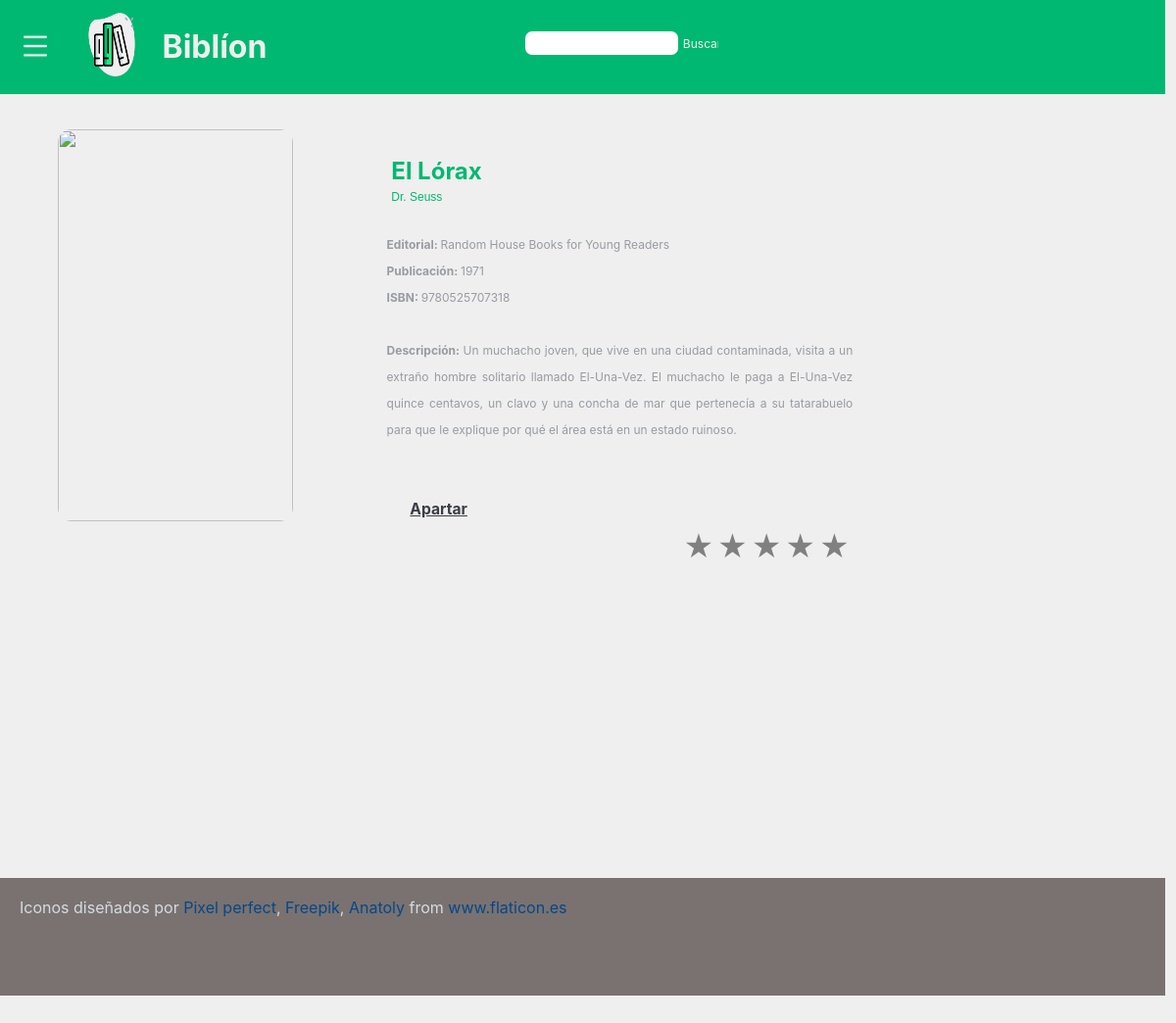
Page /book.php?titulo=El Lórax on the committed database.
### tables this page shows
CREATE TABLE IF NOT EXISTS `libros` (
  `ID` int(12) NOT NULL AUTO_INCREMENT,
  `Autor` varchar(255) NOT NULL,
  `Titulo` varchar(255) NOT NULL,
  `Editorial` varchar(255) NOT NULL,
  `Fecha` year(4) NOT NULL,
  `ISBN` varchar(13) NOT NULL,
  `Genero` varchar(255) NOT NULL,
  `Descripcion` text NOT NULL,
  PRIMARY KEY (`ID`)
);

### book.php (the view, shortened to what this page needs)
<html lang="es-MX">
    <head>
        <link rel="stylesheet" href="styles/book.css">
    </head>
    <?php
        $conexion = mysqli_connect("localhost", "Administrador", "9XRhqVbLCrSSnC1Z", "biblion" );
        $recibido =$_GET["titulo"];
        $sql = "SELECT `Autor`, `Titulo`, `Editorial`, `Fecha`, `ISBN`, `Descripcion` FROM `libros` WHERE Titulo = '$recibido'";
        $ejecucion = mysqli_query($conexion, $sql);
        $info = mysqli_fetch_array($ejecucion);
    ?>
    <body id="cuerpo">
            <header class="cabecera">
                <div class="btn-menu">
                    <label for="btn-menu" class="icon-menu"><img class="img-menu" src="images/menu.png" alt="menú" onclick="barra()"></label>
                    <a href="index.html">
                        <img class="icono" src="images/icono.png" alt="ícono">
                    </a>
                    <h1 class="nombre">Biblíon</h1>
                    <form action="book.php" method="POST" class="buscar" target="">
                       <input type="search" name="busqueda" list="" class="buscar-input" >
                       <input type="submit" value="Buscar" class="buscar-btn">
                    </form>
                    <ul class="login">
                        <li><a href="login.html" class="log-a">Iniciar Sesión</a></li><br>
                        <li><a href="sign-up.html" class="log-a">Registrarse</a></li>
                    </ul>
                </div>
            </header>
            <main>
            <img id="Img-libro" class="efectolupa" src="https://www.picarona.net/wp-content/uploads/2020/05/Las_aventuras_de_Pinocho.jpg">
                <article id="info-libro">
                    <?php
                    echo '<p id="titulo"><b>' . str_ireplace('&aacute;','a', $info['Titulo']) . '</b></p>';
                    echo '<p id="autor">' . str_ireplace('&aacute;','a', $info['Autor']) . '</p>';
                    echo '<p id="descripcion">';
                    echo '<b>Editorial: </b>';
                    echo str_ireplace('&aacute;','a', $info['Editorial']) ;
                    echo '<br><b>Publicación: </b>';
                    echo $info['Fecha'] ;
                    echo '<br><b>ISBN: </b>';
                    echo $info['ISBN'] ;
                    echo '<br><br><b>Descripción: </b>';
                    echo str_ireplace('&aacute;','a', $info['Descripcion']);
                    echo '</p>' ;
                    ?>
                    <a id="apartar" href="apartar.html">Apartar</a>
                    <form id="calific">
      		<p class="clasificacion">
        	<label for="radio1">★</label><label for="radio2">★</label><label for="radio3">★</label><label for="radio4">★</label><label for="radio5">★</label>
      		</p>
    				</form>
                    </article>
                </main>
            <footer>
                <p class="info">
                    Iconos diseñados por
                    <a href="https://www.flaticon.es/autores/pixel-perfect" title="Pixel perfect" class="footer-a">Pixel perfect</a>,
                    <a href="https://www.flaticon.es/autores/freepik" title="Freepik" class="footer-a">Freepik</a>,
                    <a href="https://www.flaticon.es/autores/anatoly" title="Anatoly" class="footer-a">Anatoly</a>
                    from <a href="https://www.flaticon.es/" title="Flaticon" class="footer-a">www.flaticon.es</a>
                </p>
            </footer>
        </body>
</html>

### styles/book.css (style rules this page uses)
* { margin: 0px; padding: 0px; font-family: -apple-system, BlinkMacSystemFont, 'Segoe UI', Roboto, Oxygen, Ubuntu, Cantarell, 'Open Sans', 'Helvetica Neue', sans-serif; box-sizing: border-box; }
#cuerpo { width: 99.1vw; height: 100vh; background-color: #EFEFEF; }
.cabecera { width: 99.1vw; height: 12vh; float: left; background-color: #00B871; }
.icono { width: 4.5vw; height: 8.4vh; float: left; margin: 1.5vh 2vw 1.5vh 2vw; }
.nombre { margin: 3.5vh 0vw 0vh 0vw; float: left; color: #EFEFEF; }
.buscar { width: 18vw; height: 5vh; float: left; margin: 3vh 5vw 1.5vh 22vw; }
.buscar-input { margin-top: 1vh; height: 3vh; width: 13vw; border-radius: 7px; padding-left: .5vw; border: none; }
.buscar-btn { height: 2.5vh; width: 3vw; background-color: #00B871; border: none; border-radius: 7px; color: #EFEFEF; font-size: 1.5vh; }
.login { margin: 3.5vh 5vw 10vh 20vw ; float: left; font-size: 1.6vh; }
li { list-style-type: none; }
.log-a { text-decoration: none; color: #EFEFEF; }
.img-menu { width: 2vw; height: 3.7vh; margin-left: 2vw; margin-top: 4vh; float: left; }
.icon-menu { cursor: pointer; float: left; margin-top: 0; }
main { width: 99.1vw; height: 112vh; }
#Img-libro { width: 20vw; height: 50vh; float: left; margin: 3%; margin-left: 5%; border-radius: 14px; }
#info-libro { width: 40%; height: 80vh; float:left; margin:5%; }
#titulo { margin: 1%; margin-bottom: 1%; font-family: sans-serif; font-size: 2vw; color: #00B871; text-align: left; }
#autor { margin: 1%; margin-bottom: 3%; font-family: sans-serif; font-size: 1vw; color: #00B871; text-align: left; }
#descripcion { margin-top: 3%; font-size: 1vw; color: #999ba2; float: left; text-align: justify; line-height: 27px; }
#apartar { width: 4vw; height: 6vh; float: left; margin-top: 12%; margin-left: 5%; color: #3c3d45; font-size: 1.3vw; font-weight: bold; }
#calific { width: 250px; float: right; height: 50px; }
#calific label { font-size: 30px; }
label { color: grey; font-size: 1.3vw; margin-top: 35%; margin-right: 1.3%; float: right; }
.clasificacion { direction: rtl; unicode-bidi: bidi-override; }
footer { width: 99.1vw; height: 15vh; float: left; background-color: #797270; color: #D5DBE1; }
.info { margin: 20px; }
.footer-a { text-decoration: none; color:#064789; }

### rows in the picture
libros: Titulo "El Lórax", Autor "Dr. Seuss", Editorial "Random House Books for Young Readers", Fecha "1971", ISBN "9780525707318", Descripcion "Un muchacho joven, que vive en una ciudad contaminada, visita a un extraño hombre solitario llamado El-Una-Vez. El muchacho le paga a El-Una-Vez quince centavos, un clavo y una concha de mar que pertenecía a su tatarabuelo para que le explique por qué el área está en un estado ruinoso."
